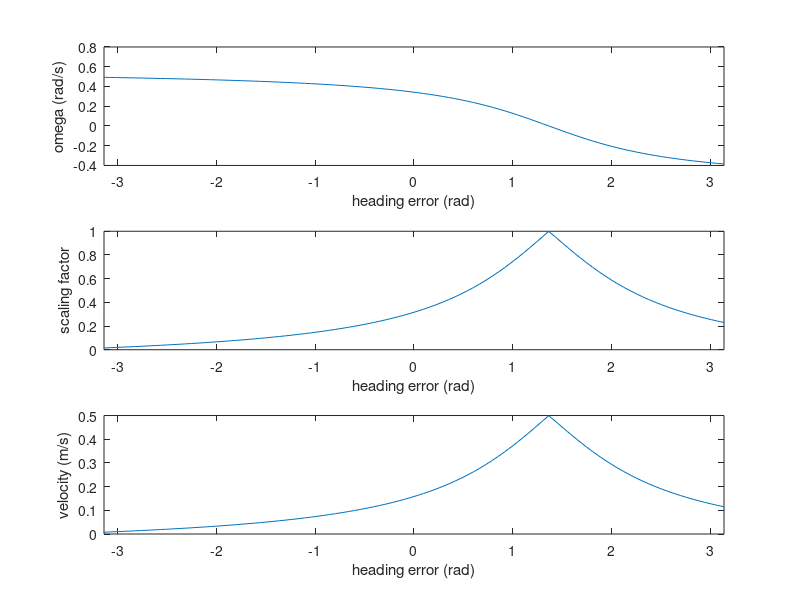

This figure's MATLAB source:
goal_vel = 0.5;
heading_err = linspace(-pi,pi,100);
off = -1;
along = -0.1;

header_err_ad = atan(4.8284*off) + heading_err;

a = 1;
b = 2.7468;

omega = -atan(a*header_err_ad)/b;

scaling_factor = min(1,max((0.5-abs(omega))/0.5,0));
% velocity = (0*(-atan(10*sqrt(off^2 + along^2))/2.7468) + goal_vel)*scaling_factor;
velocity = goal_vel*scaling_factor;

figure(1)
subplot(3,1,1)
plot(heading_err,omega)
xlim([-pi pi])
xlabel('heading error (rad)')
ylabel('omega (rad/s)')
subplot(3,1,2)
plot(heading_err,scaling_factor)
xlim([-pi pi])
xlabel('heading error (rad)')
ylabel('scaling factor')
subplot(3,1,3)
plot(heading_err,velocity)
xlim([-pi pi])
xlabel('heading error (rad)')
ylabel('velocity (m/s)')